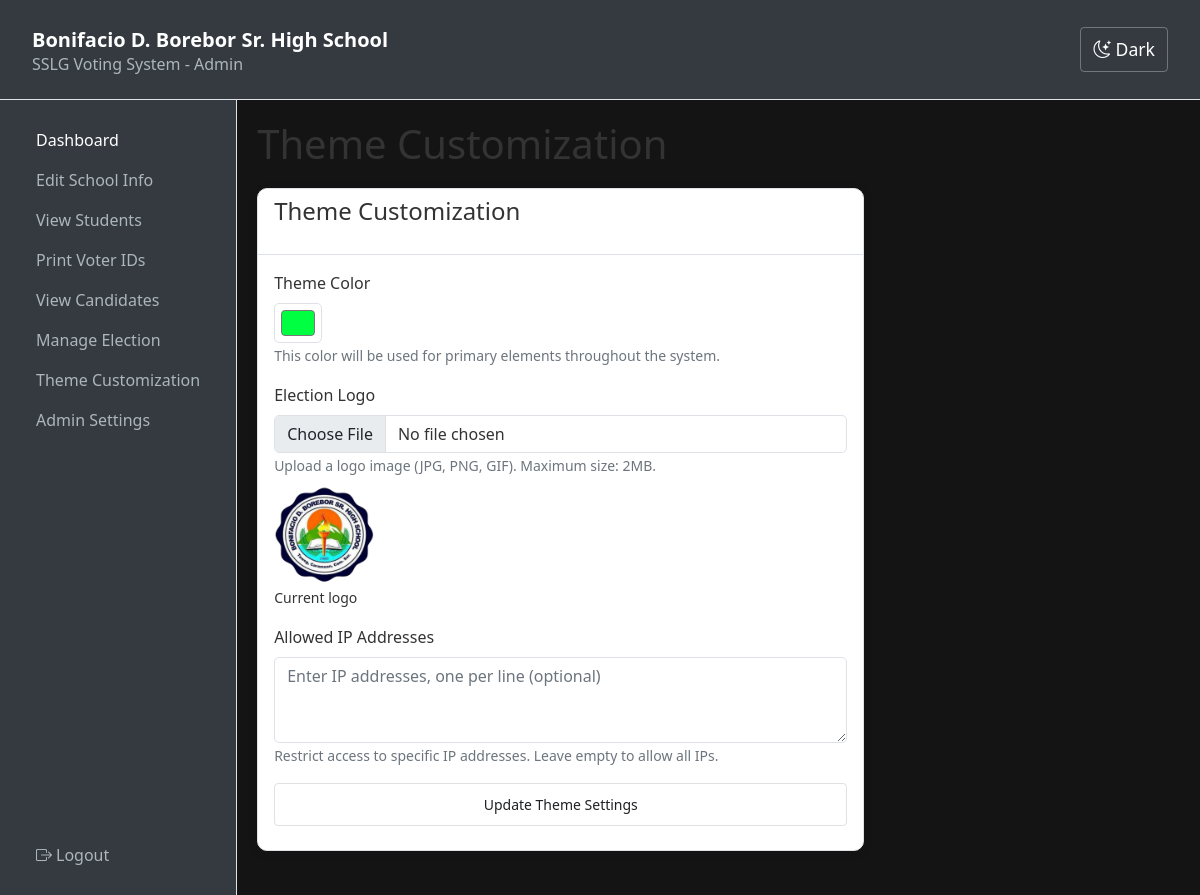
The app's page /admin/theme.php (signed in), older data.
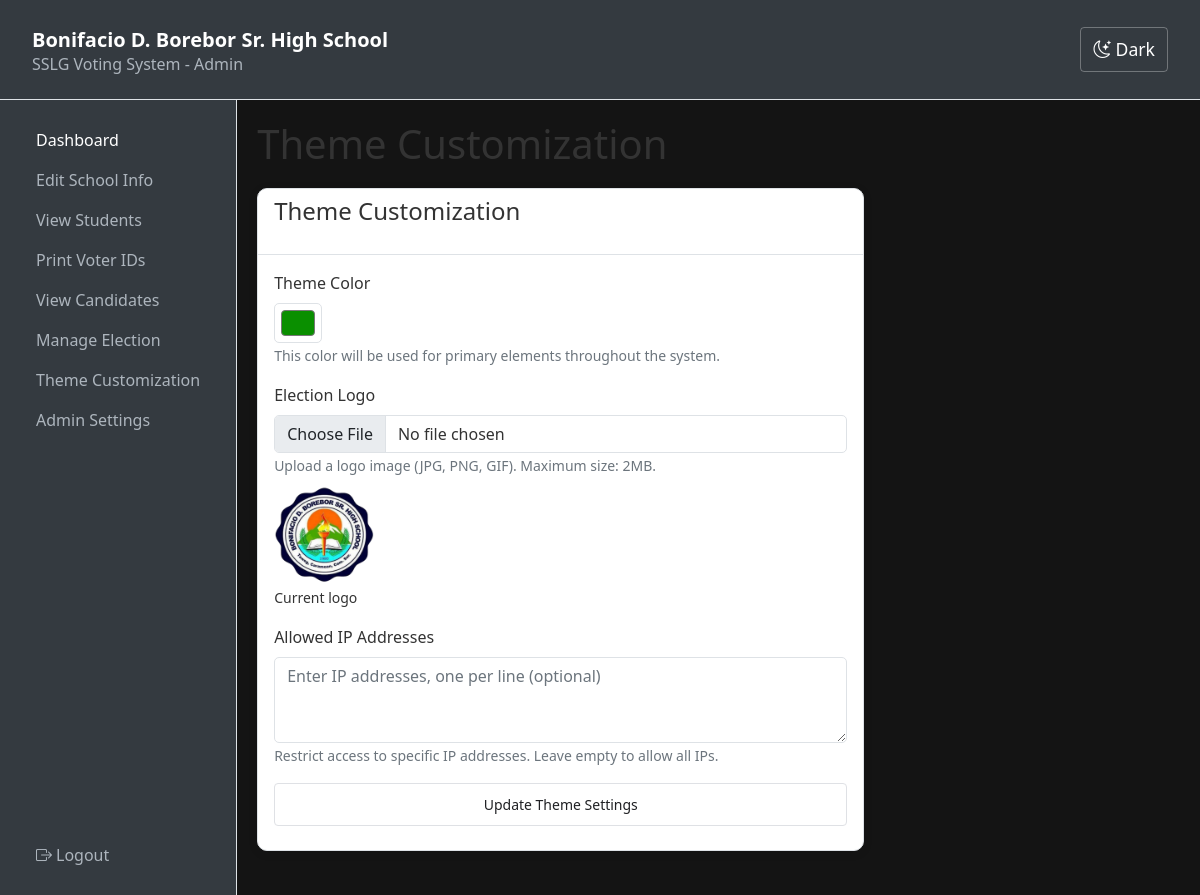
The same page, newer data.
### tables this page shows
CREATE TABLE election_settings (
            id INTEGER PRIMARY KEY AUTOINCREMENT,
            election_name TEXT NOT NULL DEFAULT 'SSLG Election',
            election_token TEXT,
            is_open INTEGER NOT NULL DEFAULT 0,
            start_date TEXT,
            end_date TEXT,
            created_at TEXT DEFAULT CURRENT_TIMESTAMP,
            updated_at TEXT DEFAULT CURRENT_TIMESTAMP
        , logo_path TEXT, theme_color TEXT DEFAULT '#343a40', allowed_ips TEXT, chief_commissioner_token TEXT, screening_validation_token TEXT, electoral_board_token TEXT);

### admin/theme.php (the view, shortened to what this page needs)
<?php
$db = getDBConnection();
$election = $db->query("SELECT * FROM election_settings ORDER BY id DESC LIMIT 1")->fetch();
include '../includes/admin_header.php';
include '../includes/admin_sidebar.php';
?>
<div class="admin-content">
    <h1>Theme Customization</h1>
    <div class="row">
        <div class="col-md-8">
            <div class="card mb-4">
                <div class="card-header">
                    <h4>Theme Customization</h4>
                </div>
                <div class="card-body">
                    <form method="POST" enctype="multipart/form-data" action="">
                        <div class="mb-3">
                            <label for="theme_color" class="form-label">Theme Color</label>
                            <input type="color" class="form-control form-control-color" id="theme_color" name="theme_color" value="<?php echo htmlspecialchars($election['theme_color'] ?? '#343a40'); ?>" title="Choose theme color">
                            <small class="form-text text-muted">This color will be used for primary elements throughout the system.</small>
                        </div>
                        <div class="mb-3">
                            <label for="logo" class="form-label">Election Logo</label>
                            <input type="file" class="form-control" id="logo" name="logo" accept="image/*">
                            <small class="form-text text-muted">Upload a logo image (JPG, PNG, GIF). Maximum size: 2MB.</small>
                            <?php if ($election['logo_path']): ?>
                                <div class="mt-2">
                                    <img src="<?php echo htmlspecialchars($election['logo_path']); ?>" alt="Current Logo" style="max-height: 100px;">
                                    <p class="mb-0"><small>Current logo</small></p>
                                </div>
                            <?php endif; ?>
                        </div>
                        <div class="mb-3">
                            <label for="allowed_ips" class="form-label">Allowed IP Addresses</label>
                            <textarea class="form-control" id="allowed_ips" name="allowed_ips" rows="3" placeholder="Enter IP addresses, one per line (optional)"><?php echo htmlspecialchars($election['allowed_ips'] ?? ''); ?></textarea>
                            <small class="form-text text-muted">Restrict access to specific IP addresses. Leave empty to allow all IPs.</small>
                        </div>
                        <button type="submit" class="btn btn-primary">Update Theme Settings</button>
                    </form>
                </div>
            </div>
        </div>
    </div>
</div>
<?php include '../includes/admin_footer.php'; ?>

Row changes from the older to the newer data that the page shows:
changed election_settings: theme_color "#00ff40" → "#0a8f00"
